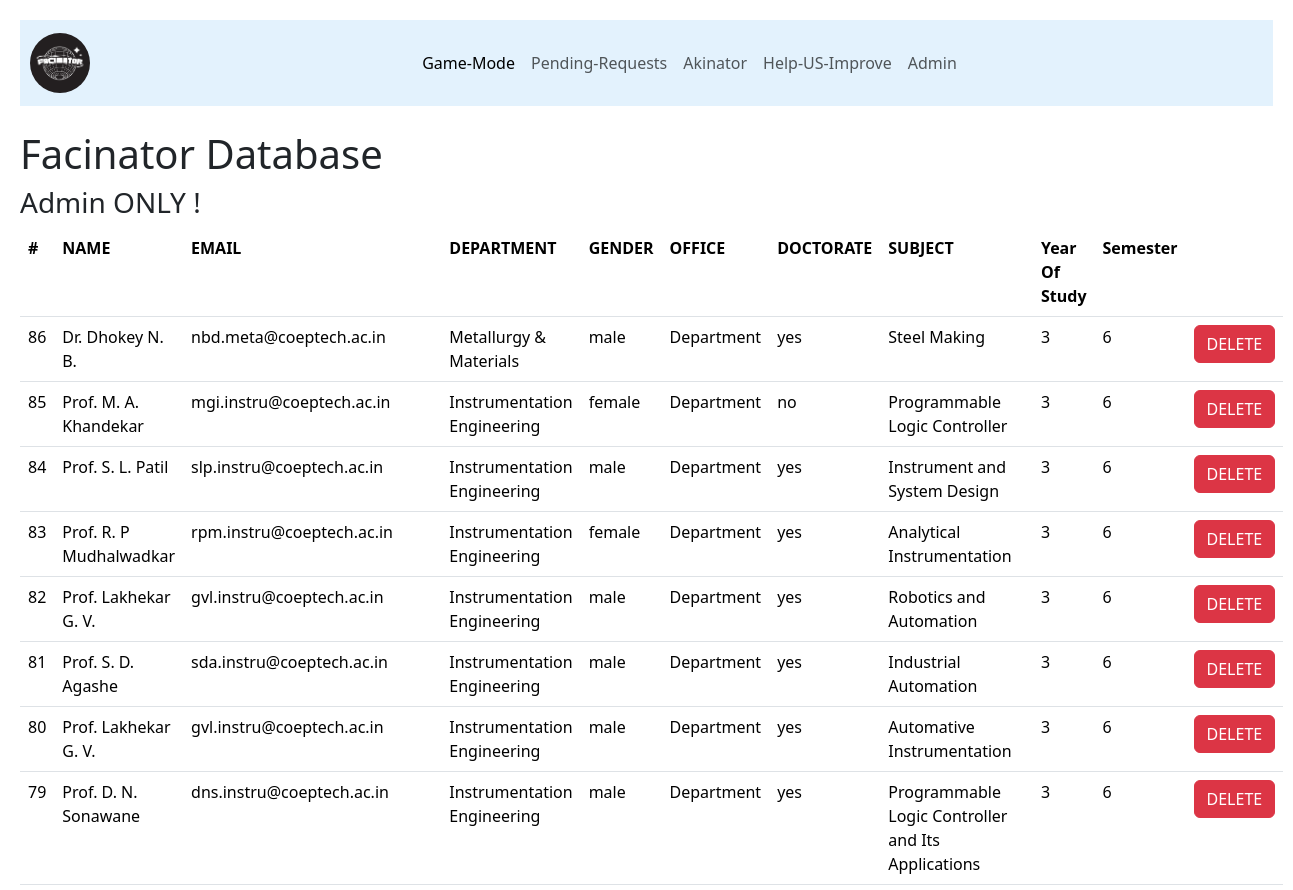
/admin (upper part), run on an earlier commit of the app's database.
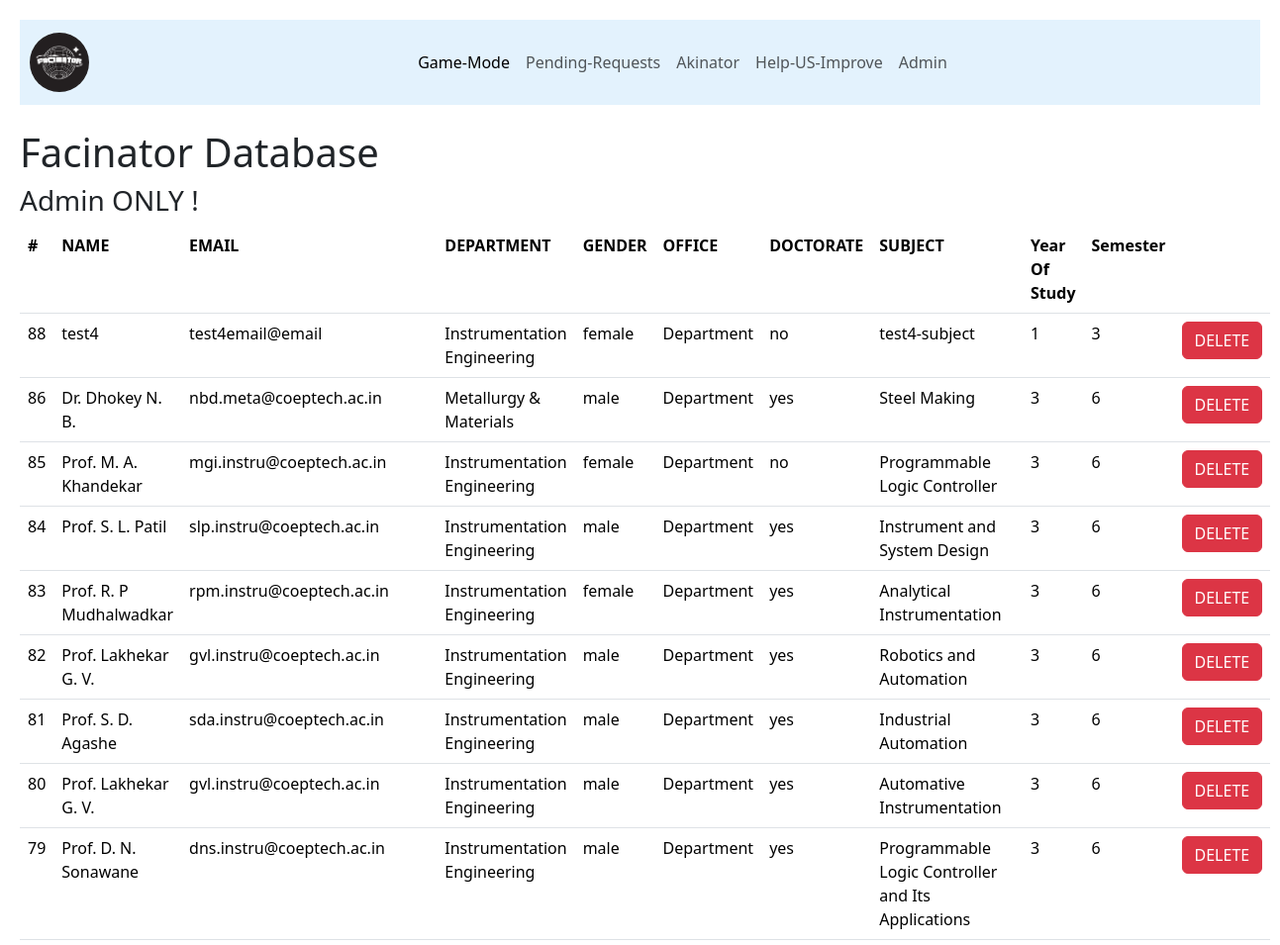
And on a later commit of the database.
### tables this page shows
CREATE TABLE admindb (
    id INTEGER PRIMARY KEY AUTOINCREMENT,
    faculty_name TEXT NOT NULL,
    faculty_email TEXT NOT NULL,
    department_name TEXT NOT NULL,
    department_id INTEGER,
    subject_id INTEGER,
    subject_name TEXT NOT NULL,
    year_of_study INTEGER NOT NULL,
    semester INTEGER NOT NULL,
    gender TEXT NOT NULL,
    doctorate TEXT NOT NULL,
    office TEXT NOT NULL
);

### app.py (the view)
@app.route("/admin")
def alldata():
    con = sqlite3.connect("facinator.db")
    cur = con.cursor()
    cur.execute("SELECT * FROM admindb")
    data = cur.fetchall();
    con.close()
    return render_template("alldata.html", data =  list(reversed(data)))

### templates/alldata.html (shortened to what this page needs)
<!DOCTYPE html>
<html lang="en">
<head>
    <link href="https://cdn.jsdelivr.net/npm/bootstrap@5.3.3/dist/css/bootstrap.min.css" rel="stylesheet">
</head>
<body>
    <nav class="navbar navbar-expand-lg navbar-light" style="background-color: #e3f2fd;">
        <a class="navbar-brand" href="/"><img src="../static/logo/logo3.png" alt="Facinator" class="facinator_logo"></a>
        <div class="collapse navbar-collapse" id="navbarNavAltMarkup">
          <div class="navbar-nav">
            <a class="nav-item nav-link active" href="/facinator_game_mode">Game-Mode</a>
            <a class="nav-item nav-link" href="/pending">Pending-Requests</a>
            <a class="nav-item nav-link" href="https://en.akinator.com/theme-selection">Akinator</a>
            <a class="nav-item nav-link" href="/addnew">Help-US-Improve</a>
            <a class="nav-item nav-link" href="/login">Admin</a>
          </div>
        </div>
      </nav>
<br>
    <h1>Facinator Database</h1>
    <h3>Admin ONLY !</h3>
    <table class="table">
        <th>#</th>
        <th>NAME</th>
        <th>EMAIL</th>
        <th>DEPARTMENT</th>
        <th>GENDER</th>
        <th>OFFICE</th>
        <th>DOCTORATE</th>
        <th>SUBJECT</th>
        <th>Year Of Study</th>
        <th>Semester</th>
        <th></th>
        {% for i in data %}
        <tr>
            <td>{{ i[0] }}</td>
            <td>{{ i[1] }}</td>
            <td>{{ i[2] }}</td>
            <td>{{ i[3] }}</td>
            <td>{{ i[9] }}</td>
            <td>{{ i[11] }}</td>
            <td>{{ i[10] }}</td>
            <td>{{ i[6] }}</td>
            <td>{{ i[7] }}</td>
            <td>{{ i[8] }}</td>
            <td><form action="{{ url_for('admin_delete') }}" method="post"><input type="text" value="{{ i[0] }}" hidden name="admin_delete"><input type="submit" class="btn btn-danger" value="DELETE"></form></td>
        </tr>
        {% endfor %}
    </table>
</body>
</html>

### templates/alldata.html (style rules this page uses)
body { padding: 20px; }
nav { width: 100%; }
.facinator_logo { max-height: 60px; max-width: 60px; margin-left: 10px; border-radius: 50%; }
.collapse { display: flex; justify-content: center; }

What changed in the data, as far as the page shows it:
added admindb: id "88", faculty_name "test4", faculty_email "test4email@email", department_name "Instrumentation Engineering", gender "female", office "Department", doctorate "no", subject_name "test4-subject", year_of_study "1", semester "3"
